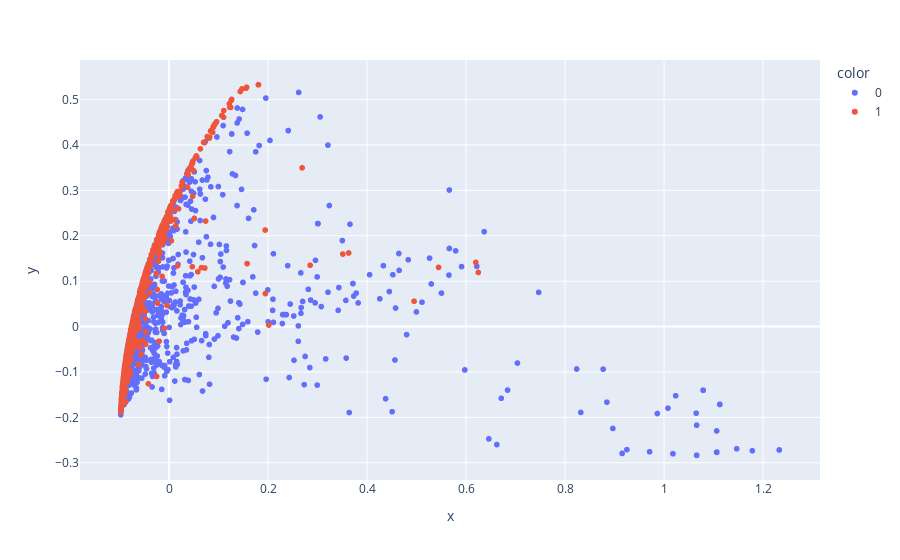

The notebook cell this image was saved under:
### Markdown cell above
# Part 7: Principal Component Analysis

> **Sources*
CS345 Machine Learning Foundations and Practice at Colorado State University: Module02_05_nn_and_pca - created by Asa Ben-Hur and Ross Beveridge

There are many ways to introduce Principal Components Analysis.  Here we will choose a rather visual and hopefully intuitive way of seeing what it means for a dimension to be a principal component.

In particular, the first principal component has a ready explanation. It is the direction along which the sample variance of the data is largest.  To expand this sentence, consider all possible single dimension in a higher dimensional space. For all such dimensions the data may be projected onto that dimension and then the sample variance calculated.  Unless there are ties - equally good directions to choose from - then there will exist one unique direction that is better - higher variance - than all others. This is the first principal component

### Code cell
from sklearn.decomposition import PCA
import plotly.express as px
import plotly.graph_objects as go

spam_pca = PCA(copy=True, iterated_power='auto', n_components=7, random_state=42)  # create PCA model
spam_pca.fit(X_train)  # fit the model
 
X_pca = spam_pca.transform(X_train)  # transform the data

fig = px.scatter(X_pca, x=X_pca[:,0], y=X_pca[:,1], color=y_train)   # plot the data
fig.show()  # display the plot of the first two components.

### Figure 1 — Plotly figure (JSON) as saved in the notebook; plotly's stock layout.template omitted (floating-point values rounded to 4 significant figures; data arrays with more than 128 entries replaced by an {"elided": "..."} marker saying what was removed)
{"data": [{"hovertemplate": "color=0<br>x=%{x}<br>y=%{y}<extra></extra>", "legendgroup": "0", "marker": {"color": "#636efa", "symbol": "circle"}, "mode": "markers", "name": "0", "showlegend": true, "type": "scattergl", "x": {"elided": "1399 float values"}, "xaxis": "x", "y": {"elided": "1399 float values"}, "yaxis": "y"}, {"hovertemplate": "color=1<br>x=%{x}<br>y=%{y}<extra></extra>", "legendgroup": "1", "marker": {"color": "#EF553B", "symbol": "circle"}, "mode": "markers", "name": "1", "showlegend": true, "type": "scattergl", "x": {"elided": "901 float values"}, "xaxis": "x", "y": {"elided": "901 float values"}, "yaxis": "y"}], "layout": {"legend": {"title": {"text": "color"}, "tracegroupgap": 0}, "margin": {"t": 60}, "xaxis": {"anchor": "y", "domain": [0, 1], "title": {"text": "x"}}, "yaxis": {"anchor": "x", "domain": [0, 1], "title": {"text": "y"}}}}
